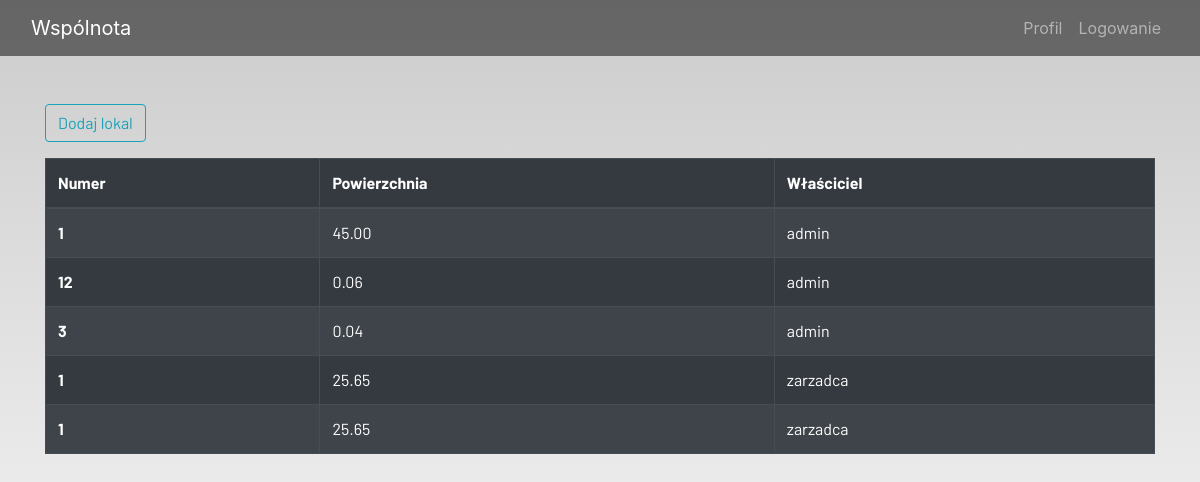
The page /local/ (signed in) on the database its author committed.
### ideas/models.py (models this page shows, shortened)
class Local(models.Model):
    admin = models.ForeignKey(User, on_delete=models.CASCADE, related_name='admin', null=True, blank=True)
    owner = models.ForeignKey(User, on_delete=models.CASCADE, related_name='owner', null=True, blank=True)
    number = models.IntegerField(("Numer lokalu"), null=False, blank=False)
    area = models.DecimalField(("Powierzchnia"), max_digits=100, decimal_places=2)
    class Meta:
        verbose_name = "local"
        verbose_name_plural = "local"

### ideas/views.py (the view)
# urls.py: path('local/', views.local, name='local'),
def local(request):
    if request.method == "POST":
        form = LocalForm(request.POST)
        if form.is_valid():
            local = Local(
                admin=request.user,
                owner=User.objects.get(id=request.POST["owner"]),
                number=request.POST['number'],
                area=request.POST['area']
            )
            local.save()
            messages.success(request, f"Lokal został dodany")
    else:
        form = LocalForm()
    local = Local.objects.filter(admin=request.user)
    context = {
            'locals': local,
            'form': form,
    }
    return render(request, 'registration/local.html', context)

### ideas/templates/registration/local.html (shortened to what this page needs)
{% extends 'registration/main.html' %}
{% load static %}
{% block content %}
{% load crispy_forms_tags %}
<div class="container" >
<div class="form-group">
            <button class="btn btn-outline-info" data-toggle="modal" data-target="#myModal">
                Dodaj lokal
            </button>
        </div>
</div>
<div class="container">
    <table class="table table-striped table-bordered table-hover table-dark">
        <thead>
            <tr>
                <th scope="col">Numer</th>
                <th scope="col">Powierzchnia</th>
                <th scope="col">Właściciel</th>
            </tr>
        </thead>
        <tbody>
            {% for local in  locals %}
            <tr>
                <th scope="row">{{ local.number }}</th>
                <td>{{ local.area }}</td>
                <td>{{ local.owner }}</td>
            </tr>
            {%  endfor %}
        </tbody>
    </table>
</div>
{% endblock content %}

### ideas/templates/registration/main.css (style rules this page uses)
html { scroll-behavior: smooth; height: 100%; width: 100%; }
html, body { max-width: 100%; overflow-x: hidden; height: 100%; width: 100%; }
body { background: linear-gradient(rgba(0, 0, 0, 0.2), rgba(255, 255, 255, 0.5)); overflow-x: hidden; background-repeat: no-repeat; }

### rows shown on the page
Local: number "1", area "45.00", owner "admin"
Local: number "12", area "0.06", owner "admin"
Local: number "3", area "0.04", owner "admin"
Local: number "1", area "25.65", owner "zarzadca"
Local: number "1", area "25.65", owner "zarzadca"
